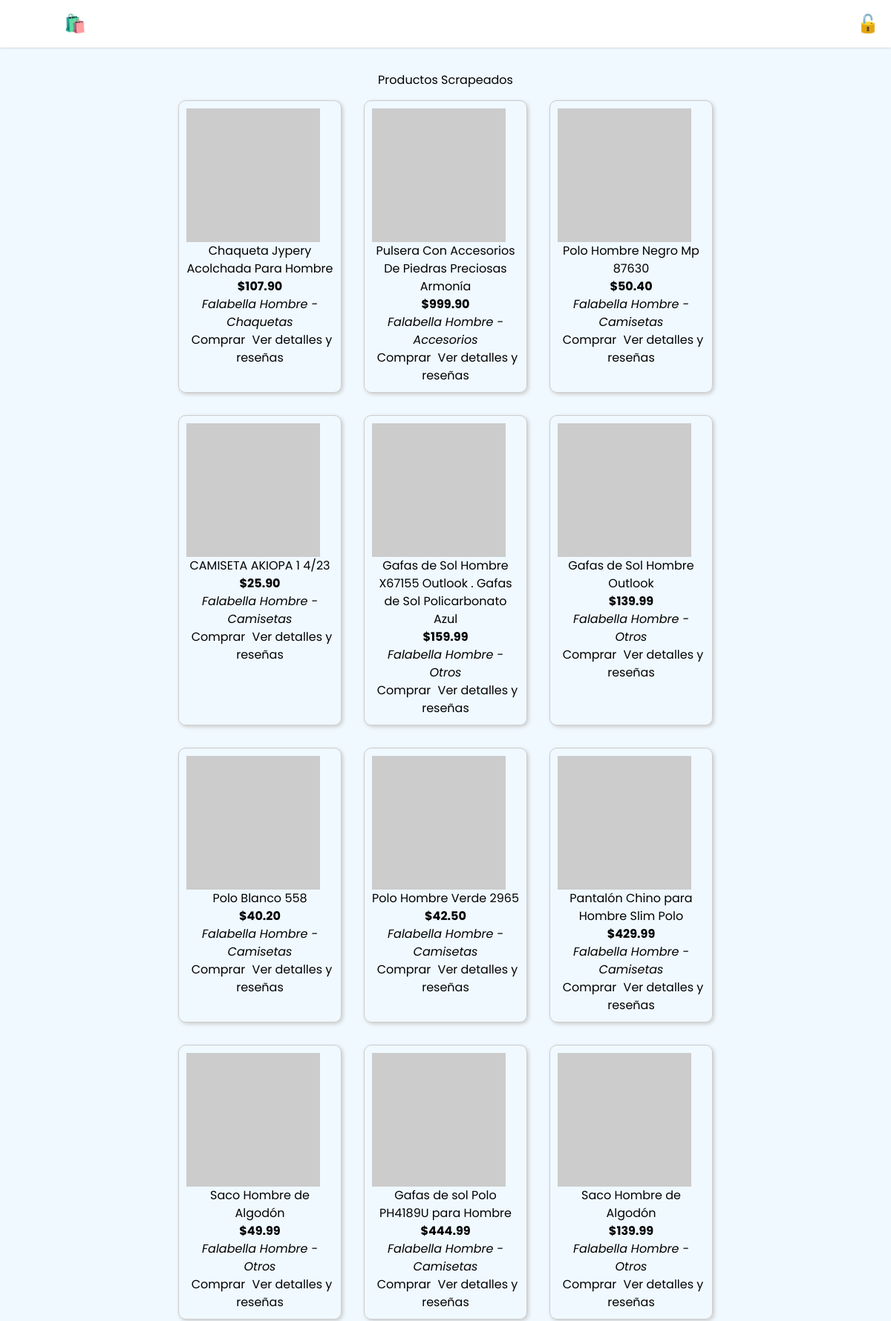
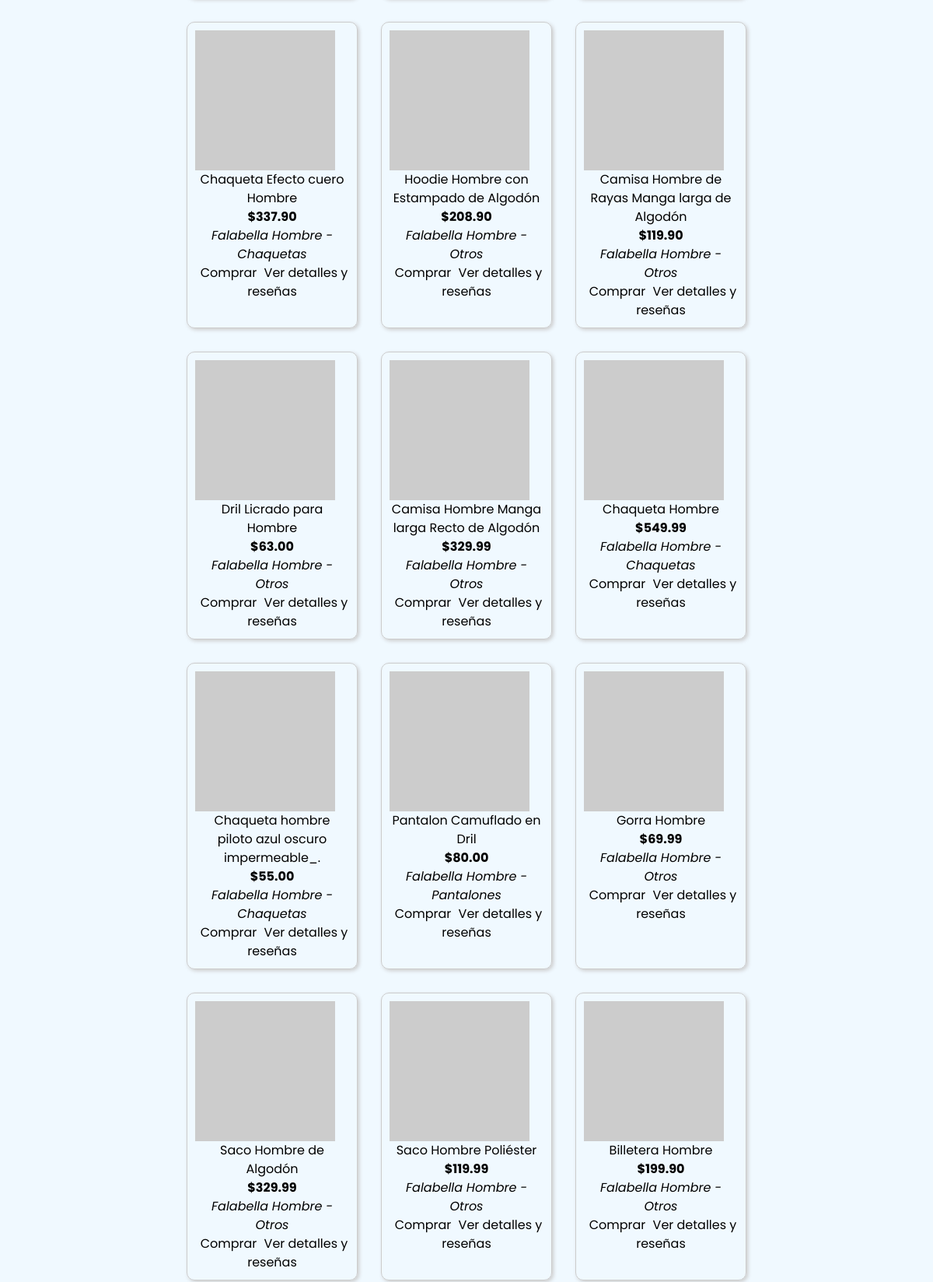
Screenshot of /products/ (upper part) with the database file from the repository (2 pictures, top to bottom).
### shopping/models.py (models this page shows, shortened)
class Product(models.Model):
    productName = models.CharField(max_length=200)
    productDescription = models.TextField()
    productPicture = models.URLField()  # Usamos URLField para imágenes externas
    productPrice = models.DecimalField(max_digits=10, decimal_places=2)
    productCategory = models.CharField(max_length=100, choices=[
        ('Camisetas', 'Camisetas'),
        ('Pantalones', 'Pantalones'),
        ('Zapatos', 'Zapatos'),
        ('Chaquetas', 'Chaquetas'),
        ('Accesorios', 'Accesorios'),
        ('Otros', 'Otros')
    ])
    productBrand = models.CharField(max_length=100)  # Para almacenar la marca
    productStock = models.PositiveIntegerField(default=10)  # Un control de stock simple
    productBuyLink = models.URLField()  # Link oficial de compra
    productLink = models.URLField(unique=False)  # Para evitar productos repetidos
    productOrigin = models.CharField(max_length=100, default='')  # Página web origen
    created_at = models.DateTimeField(auto_now_add=True)
    favorited_by = models.ManyToManyField(User, related_name='favorite_products', blank=True)

### shopping/views.py (the view)
# urls.py: path('products/', views.productos_externos, name='productos_externos'),
def productos_externos(request):
    productos = Product.objects.all().order_by('-created_at')
    return render(request, 'externos.html', {'productos': productos})

### shopping/templates/externos.html
{% extends "base.html" %}
{% block content %}
<h2 style="text-align:center;">Productos Scrapeados</h2>
<div style="display: flex; flex-wrap: wrap; justify-content: center;">
    {% for p in productos %}
    <div style="width: 220px; margin: 15px; border: 1px solid #ccc; border-radius: 10px; padding: 10px; text-align: center; box-shadow: 2px 2px 5px #ccc;">
        <img src="{{ p.productPicture }}" width="180px" alt="{{ p.productName }}">
        <h4>{{ p.productName }}</h4>
        <p><strong>${{ p.productPrice }}</strong></p>
        <p><em>{{ p.productBrand }} - {{ p.productCategory }}</em></p>
        <a href="{{ p.productBuyLink }}" target="_blank" class="btn btn-primary btn-sm" style="margin: 5px;">Comprar</a>
        <a href="{% url 'detalle_producto' p.id %}" class="btn btn-outline-info btn-sm">Ver detalles y reseñas</a>
    </div>
    {% endfor %}
</div>
{% endblock %}

### shopping/templates/base.html (shortened to what this page needs)
{% load static %}
<!DOCTYPE html>
<html lang="es">
<head>
  <script src="https://cdn.tailwindcss.com"></script>
  <link rel="stylesheet" href="https://cdnjs.cloudflare.com/ajax/libs/font-awesome/6.4.2/css/all.min.css" />
</head>
<body class="min-h-screen bg-sky-50 font-sans">
  {% include 'components/header.html' %}
  <main class="container mx-auto px-4 py-8">
    {% block content %}{% endblock %}
  </main>
</body>
</html>

### shopping/templates/components/header.html (shortened to what this page needs)
<header class="flex flex-wrap items-center justify-between bg-white p-4 shadow gap-4">
  <div class="logo">
    <a href="{% url 'home' %}" class="text-2xl font-extrabold text-white hover:text-sky-300 transition">
      BuyIt 🛍️
    </a>
  </div>
  {% if user.is_authenticated %}
  <form
    action="{% url 'search_products' %}"
    method="get"
    class="flex items-center w-full md:w-auto space-x-2"
  >
    <input
      type="text"
      name="q"
      placeholder="🔍 Buscar productos..."
      class="p-2 w-full md:w-64 bg-sky-800 text-white placeholder-sky-300 border border-sky-700 rounded-l-md focus:outline-none focus:ring-2 focus:ring-sky-400"
      required
      value="{{ request.GET.q }}"
    />
    <button
      type="submit"
      class="p-2 bg-sky-600 text-white rounded-r-md hover:bg-sky-500 transition"
    >
      Buscar
    </button>
  </form>
  <div class="flex items-center space-x-4 ml-4 text-2xl">
    <a href="{% url 'favoritos_view' %}" class="hover:text-pink-400 transition" title="Favoritos">❤️</a>
    <a href="{% url 'historial_busquedas' %}" class="hover:text-yellow-300 transition" title="Historial">⏰</a>
    <a href="{% url 'accounts:logout' %}" class="hover:text-sky-300 transition" title="Cerrar sesión">🔒</a>
  </div>
  {% else %}
  <div class="flex items-center space-x-4 ml-4 text-2xl">
    <a href="{% url 'accounts:login' %}" class="hover:text-green-300 transition" title="Iniciar sesión">🔓</a>
  </div>
  {% endif %}
</header>

### rows the page displays
Product: productName "Chaqueta Jypery Acolchada Para Hombre", productPrice "107.90", productBrand "Falabella Hombre", productCategory "Chaquetas"
Product: productName "Pulsera Con Accesorios De Piedras Preciosas Armonía", productPrice "999.90", productBrand "Falabella Hombre", productCategory "Accesorios"
Product: productName "Polo Hombre Negro Mp 87630", productPrice "50.40", productBrand "Falabella Hombre", productCategory "Camisetas"
Product: productName "CAMISETA AKIOPA 1 4/23", productPrice "25.90", productBrand "Falabella Hombre", productCategory "Camisetas"
Product: productName "Gafas de Sol Hombre X67155 Outlook . Gafas de Sol Policarbonato Azul", productPrice "159.99", productBrand "Falabella Hombre", productCategory "Otros"
Product: productName "Gafas de Sol Hombre Outlook", productPrice "139.99", productBrand "Falabella Hombre", productCategory "Otros"
Product: productName "Polo Blanco 558", productPrice "40.20", productBrand "Falabella Hombre", productCategory "Camisetas"
Product: productName "Polo Hombre Verde 2965", productPrice "42.50", productBrand "Falabella Hombre", productCategory "Camisetas"
Product: productName "Pantalón Chino para Hombre Slim Polo", productPrice "429.99", productBrand "Falabella Hombre", productCategory "Camisetas"
Product: productName "Saco Hombre de Algodón", productPrice "49.99", productBrand "Falabella Hombre", productCategory "Otros"
Product: productName "Gafas de sol Polo PH4189U para Hombre", productPrice "444.99", productBrand "Falabella Hombre", productCategory "Camisetas"
Product: productName "Saco Hombre de Algodón", productPrice "139.99", productBrand "Falabella Hombre", productCategory "Otros"
Product: productName "Chaqueta Efecto cuero Hombre", productPrice "337.90", productBrand "Falabella Hombre", productCategory "Chaquetas"
Product: productName "Hoodie Hombre con Estampado de Algodón", productPrice "208.90", productBrand "Falabella Hombre", productCategory "Otros"
Product: productName "Camisa Hombre de Rayas Manga larga de Algodón", productPrice "119.90", productBrand "Falabella Hombre", productCategory "Otros"
Product: productName "Dril Licrado para Hombre", productPrice "63.00", productBrand "Falabella Hombre", productCategory "Otros"
Product: productName "Camisa Hombre Manga larga Recto de Algodón", productPrice "329.99", productBrand "Falabella Hombre", productCategory "Otros"
Product: productName "Chaqueta Hombre", productPrice "549.99", productBrand "Falabella Hombre", productCategory "Chaquetas"
Product: productName "Chaqueta hombre piloto azul oscuro impermeable_.", productPrice "55.00", productBrand "Falabella Hombre", productCategory "Chaquetas"
Product: productName "Pantalon Camuflado en Dril", productPrice "80.00", productBrand "Falabella Hombre", productCategory "Pantalones"
Product: productName "Gorra Hombre", productPrice "69.99", productBrand "Falabella Hombre", productCategory "Otros"
Product: productName "Saco Hombre de Algodón", productPrice "329.99", productBrand "Falabella Hombre", productCategory "Otros"
Product: productName "Saco Hombre Poliéster", productPrice "119.99", productBrand "Falabella Hombre", productCategory "Otros"
Product: productName "Billetera Hombre", productPrice "199.90", productBrand "Falabella Hombre", productCategory "Otros"
